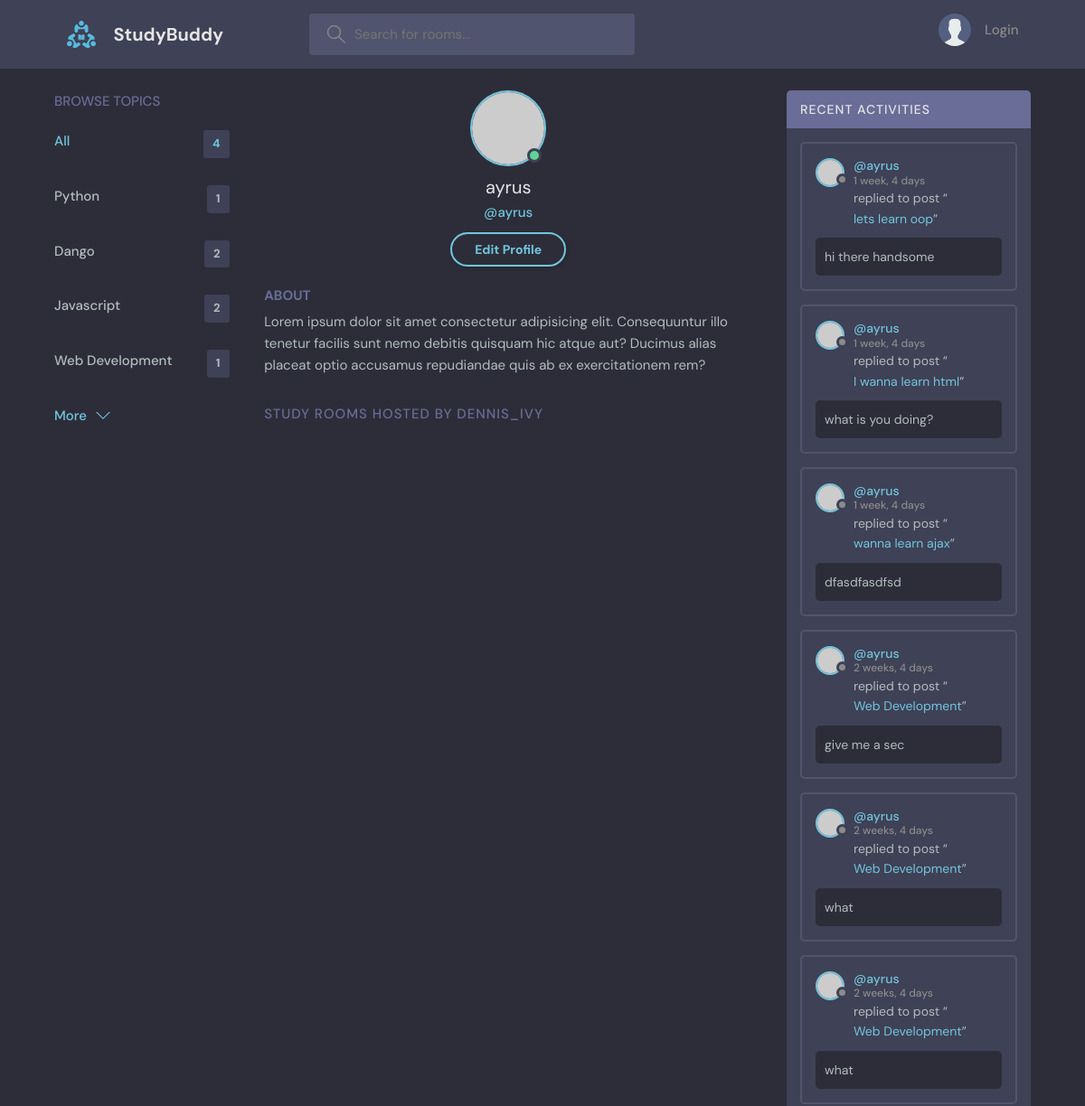
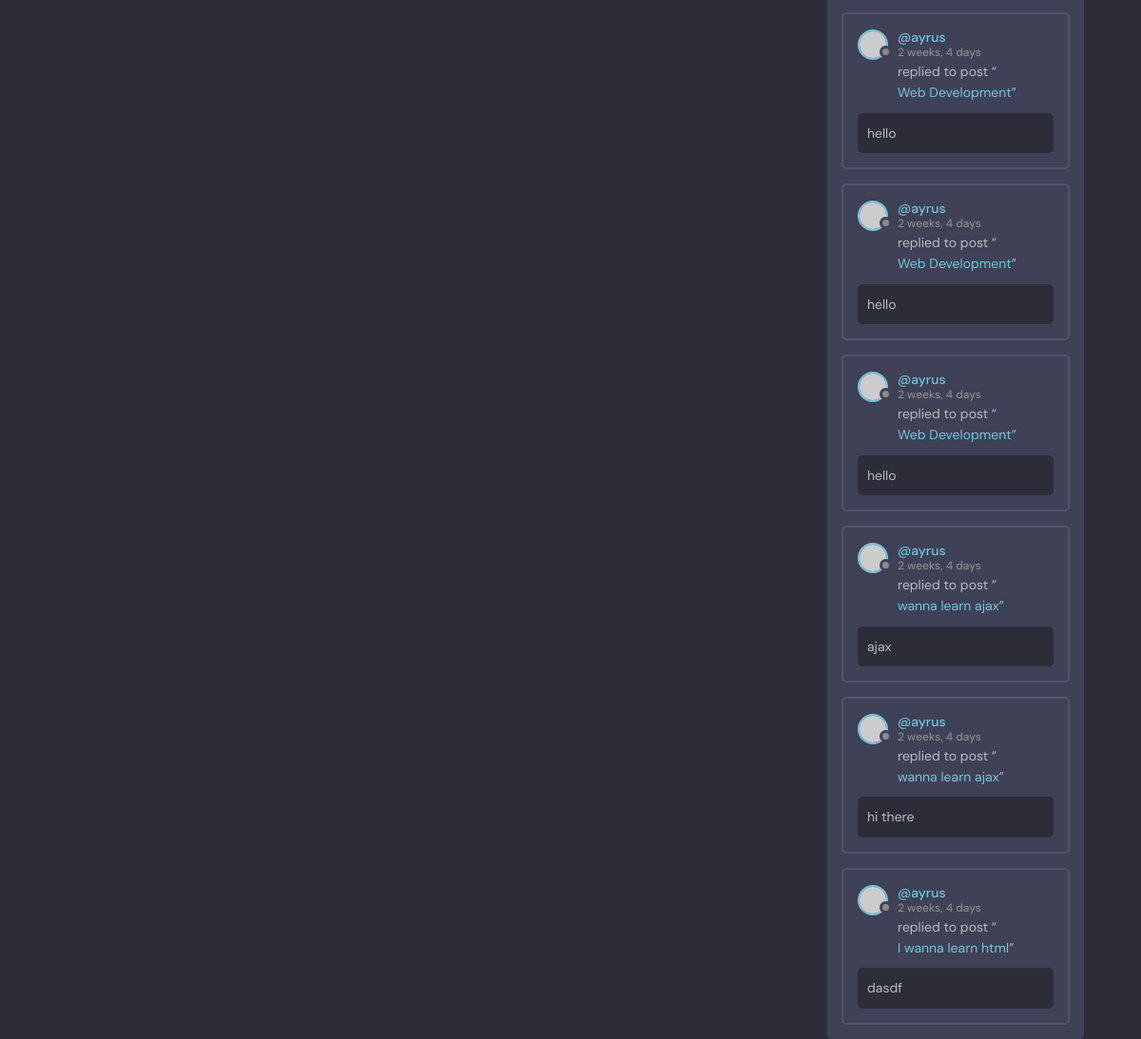
Screenshot of /profile/3/ with the database file from the repository (2 pictures, top to bottom).
### base/models.py (models this page shows, shortened)
class Topic(models.Model):
    name = models.CharField(max_length=200)

class Message(models.Model):
    user = models.ForeignKey(User, on_delete=models.CASCADE)
    room = models.ForeignKey(Room, on_delete=models.CASCADE)
    body = models.TextField()
    updated = models.DateTimeField(auto_now=True)
    created = models.DateTimeField(auto_now_add=True)
    class Meta:
        ordering = ['-updated', '-created'] #newest item is shown first

class Room(models.Model):
    host =models.ForeignKey(User, on_delete=models.SET_NULL, null=True)
    topic =models.ForeignKey(Topic, on_delete=models.SET_NULL, null=True)
    name = models.CharField(max_length=200)
    Description = models.TextField(null=True, blank=True)
    participants =models.ManyToManyField(User, related_name='participants', blank=True)
    updated = models.DateTimeField(auto_now=True)
    created = models.DateTimeField(auto_now_add=True)
    class Meta:
        ordering = ['-updated', '-created'] #newest item is shown first
    def __str__(self):
        return self.name

### base/views.py (the view)
# urls.py: path('profile/<str:pk>/', views.userProfile, name= "user-profile"),
def userProfile(request,pk):
    user = User.objects.get(id=pk)
    rooms = user.room_set.all() #room is model name._set.all() get all children of rooms
    room_messages = user.message_set.all()
    topics = Topic.objects.all()
    context = {'user': user, 'rooms': rooms, 'room_messages':room_messages, 'topics':topics}
    return render(request, 'base/profile.html', context)

### base/templates/base/profile.html (shortened to what this page needs)
{% extends 'main.html' %}
{% block content %}
  <main class="profile-page layout layout--3">
    <div class="container">
      <div>
        {% include 'base/topics_components.html' %}
      </div>
      <div class="roomList">
        <div class="profile">
          <div class="profile__avatar">
            <div class="avatar avatar--large active">
              <img src="https://randomuser.me/api/portraits/men/11.jpg" />
            </div>
          </div>
          <div class="profile__info">
            <h3>{{user.username}}</h3>
            <p>@{{user.username}}</p>
            <a href="/" class="btn btn--main btn--pill">Edit Profile</a>
          </div>
          <div class="profile__about">
            <h3>About</h3>
            <p>
              Lorem ipsum dolor sit amet consectetur adipisicing elit. Consequuntur illo tenetur
              facilis sunt nemo debitis quisquam hic atque aut? Ducimus alias placeat optio
              accusamus repudiandae quis ab ex exercitationem rem?
            </p>
          </div>
        </div>
        <div class="roomList__header">
          <div>
            <h2>Study Rooms Hosted by dennis_ivy</a>
            </h2>
          </div>
        </div>
      </div>
        {% include 'base/activity_components.html' %}
    </div>
  </main>
{% endblock content %}

### base/templates/base/topics_components.html
<div class="topics">
    <div class="topics__header">
        <h2>Browse Topics</h2>
    </div>
            <ul class="topics__list">
              <li>
                <a href="{% url 'home' %}" class="active">All <span>{{topics.count}}</span></a>
              </li>
              <li>
                {% for topic in topics %}
                    <a href="{% url 'home' %}?q={{topic.name}}">{{topic.name}} <span>{{topic.room_set.all.count}}</span> </a>
                {%endfor%}
                </li>
            </ul>
            <a class="btn btn--link" href="/">
              More
              <svg version="1.1" xmlns="http://www.w3.org/2000/svg" width="32" height="32" viewBox="0 0 32 32">
                <title>chevron-down</title>
                <path d="M16 21l-13-13h-3l16 16 16-16h-3l-13 13z"></path>
              </svg>
            </a>
</div>

### base/templates/base/activity_components.html (shortened to what this page needs)
<div class="activities">
    <div class="activities__header">
      <h2>Recent Activities</h2>
    </div>
    {% for message in room_messages %}
    <div class="activities__box">
      <div class="activities__boxHeader roomListRoom__header">
            <a href="{% url 'user-profile' message.user.id %}" class="roomListRoom__author">
            <div class="avatar avatar--small">
                <img src="https://randomuser.me/api/portraits/women/11.jpg" />
            </div>
            <p>
                @{{message.user}}
                <span>{{message.created| timesince}}</span>
            </p>
            </a>
      </div>
      <div class="activities__boxContent">
        <p>replied to post “<a href="{% url 'rooms' message.room.id %}">{{message.room}}</a>”</p>
        <div class="activities__boxRoomContent">
          {{message.body}}
        </div>
      </div>
    </div>
    {%endfor%}
</div>

### rows the page displays
Topic: name "Python", room_set.all.count "1"
Topic: name "Dango", room_set.all.count "2"
Topic: name "Javascript", room_set.all.count "2"
Topic: name "Web Development", room_set.all.count "1"
Message: user "ayrus", created "1 week, 4 days", room "lets learn oop", body "hi there handsome"
Message: user "ayrus", created "1 week, 4 days", room "I wanna learn html", body "what is you doing?"
Message: user "ayrus", created "1 week, 4 days", room "wanna learn ajax", body "dfasdfasdfsd"
Message: user "ayrus", created "2 weeks, 4 days", room "Web Development", body "give me a sec"
Message: user "ayrus", created "2 weeks, 4 days", room "Web Development", body "what"
Message: user "ayrus", created "2 weeks, 4 days", room "Web Development", body "what"
Message: user "ayrus", created "2 weeks, 4 days", room "Web Development", body "hello"
Message: user "ayrus", created "2 weeks, 4 days", room "Web Development", body "hello"
Message: user "ayrus", created "2 weeks, 4 days", room "Web Development", body "hello"
Message: user "ayrus", created "2 weeks, 4 days", room "wanna learn ajax", body "ajax"
Message: user "ayrus", created "2 weeks, 4 days", room "wanna learn ajax", body "hi there"
Message: user "ayrus", created "2 weeks, 4 days", room "I wanna learn html", body "dasdf"

### other values shown
{{ topics.count }} "4"
{{ user.username }} "ayrus"
